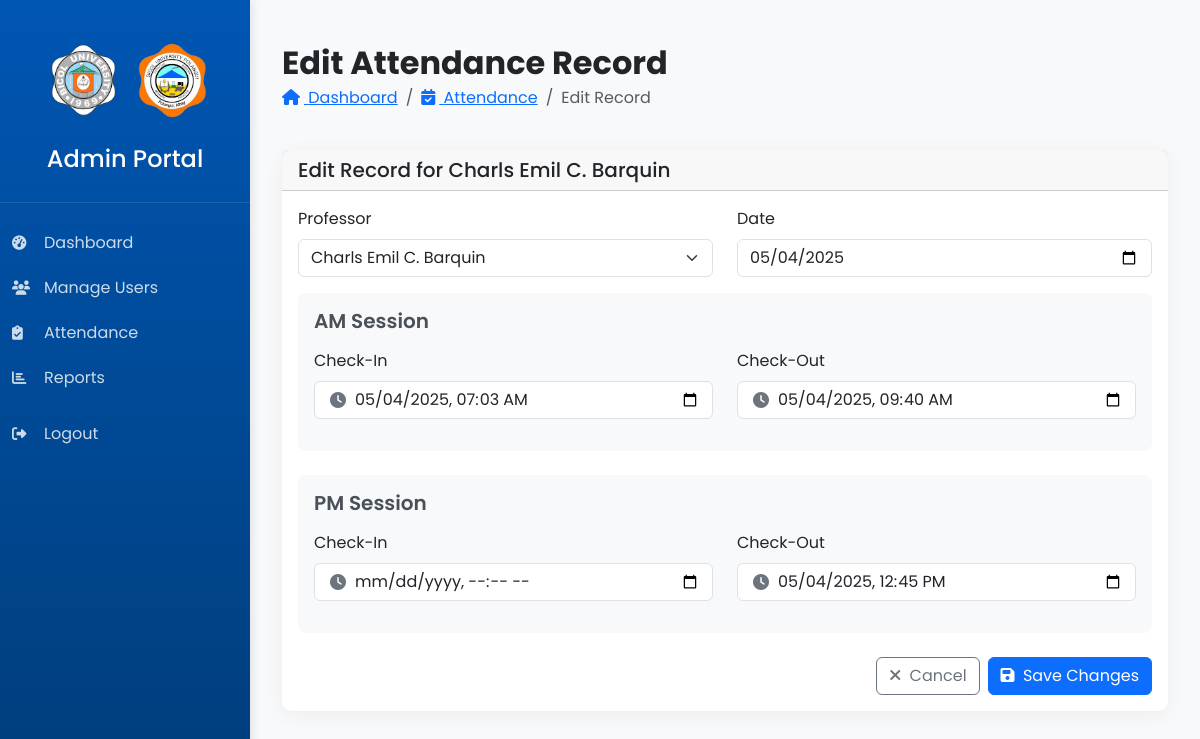
/admin/edit-attendance.php?id=127 (signed in), run on the app's committed database.
### tables this page shows
CREATE TABLE `attendance` (
  `id` int(11) NOT NULL,
  `professor_id` int(11) NOT NULL,
  `am_check_in` datetime DEFAULT NULL,
  `am_check_out` datetime DEFAULT NULL,
  `pm_check_in` datetime DEFAULT NULL,
  `pm_check_out` datetime DEFAULT NULL,
  `status` enum('present','absent','half-day') DEFAULT 'absent',
  `recorded_at` timestamp NOT NULL DEFAULT current_timestamp(),
  `checkin_date` date NOT NULL DEFAULT curdate(),
  `date` date DEFAULT NULL,
  `work_duration` time DEFAULT NULL,
  `is_late` tinyint(1) DEFAULT 0,
  `schedule_id` int(11) DEFAULT NULL
);

CREATE TABLE `professors` (
  `id` int(11) NOT NULL,
  `name` varchar(100) NOT NULL,
  `email` varchar(100) NOT NULL,
  `designation` varchar(50) DEFAULT NULL,
  `profile_image` varchar(255) DEFAULT NULL,
  `created_at` timestamp NOT NULL DEFAULT current_timestamp(),
  `status` enum('active','pending') DEFAULT 'active',
  `approved_at` datetime DEFAULT NULL,
  `approved_by` int(11) DEFAULT NULL,
  `department` varchar(100) NOT NULL DEFAULT 'Computer Studies Department',
  `phone` varchar(20) NOT NULL,
  `username` varchar(50) DEFAULT NULL,
  `password` varchar(255) DEFAULT NULL,
  `login_attempts` int(11) DEFAULT 0,
  `last_attempt` datetime DEFAULT NULL,
  `account_locked` tinyint(1) DEFAULT 0,
  `lock_until` datetime DEFAULT NULL,
  `last_failed_attempt_ip` varchar(45) DEFAULT NULL
);

### admin/edit-attendance.php (the view, shortened to what this page needs)
<?php
require_once '../config/database.php';
$attendance_id = $_GET['id'] ?? null;
$stmt = $conn->prepare("SELECT a.*, p.name as professor_name
                       FROM attendance a
                       JOIN professors p ON a.professor_id = p.id
                       WHERE a.id = ?");
$stmt->bind_param('i', $attendance_id);
$stmt->execute();
$record = $stmt->get_result()->fetch_assoc();
$professors = $conn->query("SELECT id, name FROM professors ORDER BY name");
$am_check_in_value = $record['am_check_in'] ? date('Y-m-d\TH:i', strtotime($record['am_check_in'])) : '';
$am_check_out_value = $record['am_check_out'] ? date('Y-m-d\TH:i', strtotime($record['am_check_out'])) : '';
$pm_check_in_value = $record['pm_check_in'] ? date('Y-m-d\TH:i', strtotime($record['pm_check_in'])) : '';
$pm_check_out_value = $record['pm_check_out'] ? date('Y-m-d\TH:i', strtotime($record['pm_check_out'])) : '';
$checkin_date_value = $record['checkin_date'] ? date('Y-m-d', strtotime($record['checkin_date'])) : '';
?>
<!DOCTYPE html>
<html lang="en">
<head>
    <link href="https://cdn.jsdelivr.net/npm/bootstrap@5.3.0/dist/css/bootstrap.min.css" rel="stylesheet">
    <link rel="stylesheet" href="https://cdnjs.cloudflare.com/ajax/libs/font-awesome/6.4.0/css/all.min.css">
    <link rel="stylesheet" href="css/dashboard.css">
</head>
<body>
    <?php include 'partials/sidebar.php'; ?>
    <main class="main-content">
        <div class="container-fluid py-4">
            <div class="d-flex justify-content-between align-items-center mb-4">
                <div>
                    <h2 class="mb-1 fw-bold">Edit Attendance Record</h2>
                    <nav aria-label="breadcrumb">
                        <ol class="breadcrumb">
                            <li class="breadcrumb-item"><a href="dashboard.php"><i class="fas fa-home me-1"></i> Dashboard</a></li>
                            <li class="breadcrumb-item"><a href="manage-attendance.php"><i class="fas fa-calendar-check me-1"></i> Attendance</a></li>
                            <li class="breadcrumb-item active" aria-current="page">Edit Record</li>
                        </ol>
                    </nav>
                </div>
            </div>
            <div class="card">
                <div class="card-header">
                    <h5 class="mb-0">Edit Record for <?= htmlspecialchars($record['professor_name']) ?></h5>
                </div>
                <div class="card-body">
                    <form method="POST">
                        <div class="row mb-3">
                            <div class="col-md-6">
                                <label for="professor_id" class="form-label">Professor</label>
                                <select class="form-select" id="professor_id" name="professor_id" required>
                                    <?php while ($professor = $professors->fetch_assoc()): ?>
                                        <option value="<?= $professor['id'] ?>"
                                            <?= $professor['id'] == $record['professor_id'] ? 'selected' : '' ?>>
                                            <?= htmlspecialchars($professor['name']) ?>
                                        </option>
                                    <?php endwhile; ?>
                                </select>
                            </div>
                            <div class="col-md-6">
                                <label for="checkin_date" class="form-label">Date</label>
                                <input type="date" class="form-control" id="checkin_date" name="checkin_date"
                                    value="<?= $checkin_date_value ?>" required>
                            </div>
                        </div>
                        <div class="session-section">
                            <h5 class="session-header">AM Session</h5>
                            <div class="row">
                                <div class="col-md-6 mb-3">
                                    <label for="am_check_in" class="form-label">Check-In</label>
                                    <div class="time-input-group">
                                        <i class="fas fa-clock"></i>
                                        <input type="datetime-local" class="form-control" id="am_check_in" name="am_check_in"
                                            value="<?= $am_check_in_value ?>">
                                    </div>
                                </div>
                                <div class="col-md-6 mb-3">
                                    <label for="am_check_out" class="form-label">Check-Out</label>
                                    <div class="time-input-group">
                                        <i class="fas fa-clock"></i>
                                        <input type="datetime-local" class="form-control" id="am_check_out" name="am_check_out"
                                            value="<?= $am_check_out_value ?>">
                                    </div>
                                </div>
                            </div>
                        </div>
                        <div class="session-section">
                            <h5 class="session-header">PM Session</h5>
                            <div class="row">
                                <div class="col-md-6 mb-3">
                                    <label for="pm_check_in" class="form-label">Check-In</label>
                                    <div class="time-input-group">
                                        <i class="fas fa-clock"></i>
                                        <input type="datetime-local" class="form-control" id="pm_check_in" name="pm_check_in"
                                            value="<?= $pm_check_in_value ?>">
                                    </div>
                                </div>
                                <div class="col-md-6 mb-3">
                                    <label for="pm_check_out" class="form-label">Check-Out</label>
                                    <div class="time-input-group">
                                        <i class="fas fa-clock"></i>
                                        <input type="datetime-local" class="form-control" id="pm_check_out" name="pm_check_out"
                                            value="<?= $pm_check_out_value ?>">
                                    </div>
                                </div>
                            </div>
                        </div>
                        <div class="d-flex justify-content-end mt-4">
                            <a href="manage-attendance.php" class="btn btn-outline-secondary me-2">
                                <i class="fas fa-times me-1"></i> Cancel
                            </a>
                            <button type="submit" class="btn btn-primary">
                                <i class="fas fa-save me-1"></i> Save Changes
                            </button>
                        </div>
                    </form>
                </div>
            </div>
        </div>
    </main>
</body>
</html>

### admin/css/dashboard.css (style rules this page uses)
:root { --primary-color: #0056b3; --secondary-color: #003d7a; --accent-color: #0099cc; --error-color: #dc3545; --success-color: #28a745; --sidebar-width: 250px; }
body { font-family: "Poppins", sans-serif; background-color: #f8f9fa; }
.main-content { margin-left: var(--sidebar-width); padding: 20px; min-height: 100vh; }
.card { border: none; border-radius: 10px; box-shadow: 0 4px 20px rgba(0, 0, 0, 0.05); margin-bottom: 20px; transition: all 0.3s ease; }

### admin/edit-attendance.php (style rules this page uses)
.time-input-group { position: relative; }
.time-input-group .form-control { padding-left: 2.5rem; }
.time-input-group i { position: absolute; left: 1rem; top: 50%; transform: translateY(-50%); color: #6c757d; }
.session-section { background-color: #f8f9fa; padding: 1rem; border-radius: 0.5rem; margin-bottom: 1.5rem; }
.session-header { font-weight: 600; margin-bottom: 1rem; color: #495057; }

### data on the page
attendance: professor.name "Charls Emil C. Barquin", professor_id "Charls Emil C. Barquin", checkin_date "05/04/2025", am_check_in "05/04/2025 07:03", am_check_out "05/04/2025 09:40", pm_check_out "05/04/2025 12:45"
